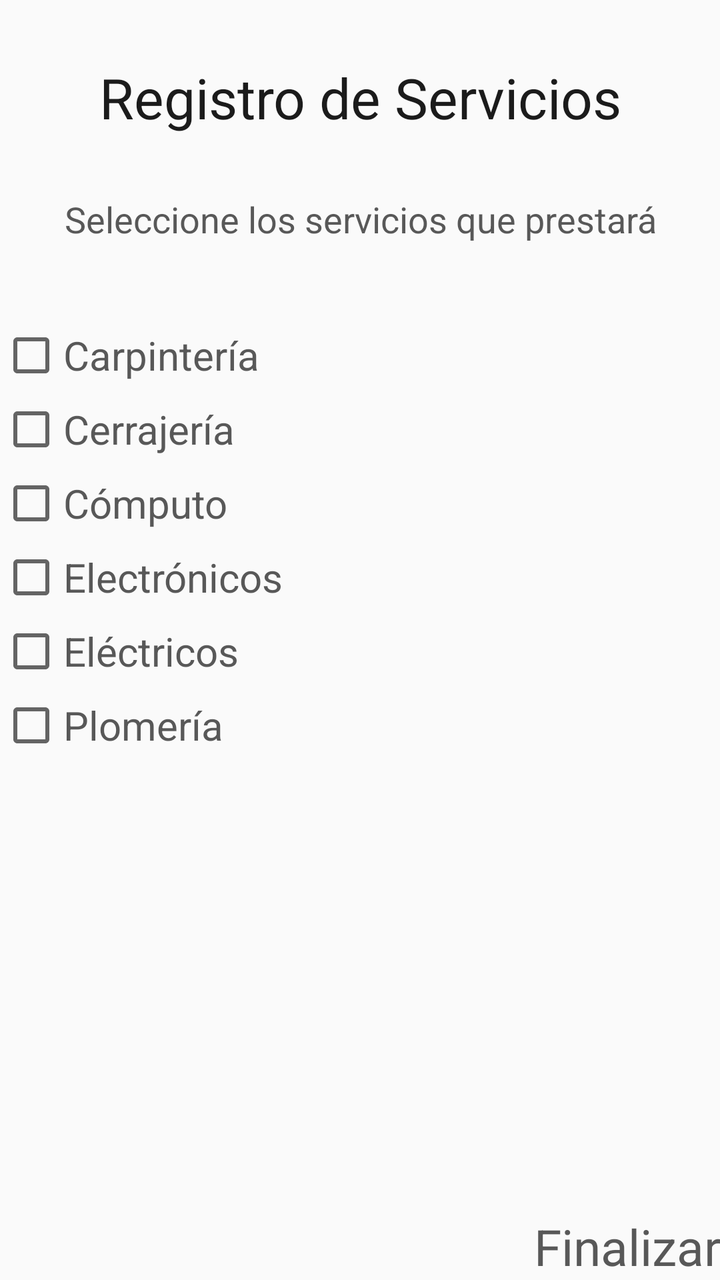
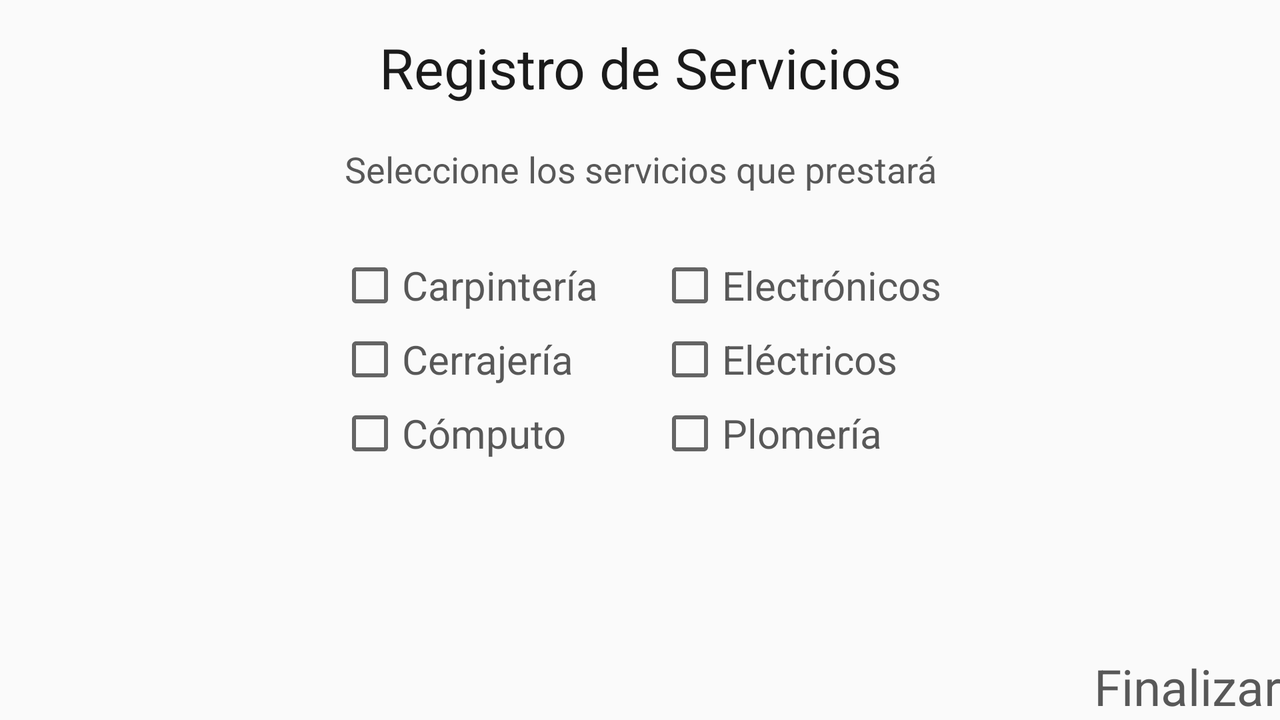

Compare how this app lays out the same screen by default and in its alternative resource folder. The renders come first, then the two layout files and the values they reference.
<!-- AndroidManifest.xml: application theme AppTheme -->
<!-- res/layout/activity_registro_servicios.xml -->
<RelativeLayout xmlns:android="http://schemas.android.com/apk/res/android"
    xmlns:tools="http://schemas.android.com/tools" android:layout_width="match_parent"
    android:layout_height="match_parent" android:paddingLeft="@dimen/activity_horizontal_margin"
    android:paddingRight="@dimen/activity_horizontal_margin"
    android:paddingTop="@dimen/activity_vertical_margin"
    android:paddingBottom="@dimen/activity_vertical_margin"
    tools:context="com.electiva.juan.homerepair.RegistroServicios">

    <LinearLayout
        android:layout_width="fill_parent"
        android:layout_height="fill_parent"
        android:orientation="vertical">

    <LinearLayout
        android:layout_width="match_parent"
        android:layout_height="wrap_content"
        android:orientation="horizontal">

        <TextView android:text="@string/txt_Regis_Servicios"
            android:layout_width="match_parent"
            android:layout_height="wrap_content"
            android:textColor="@color/title"
            android:textSize="28sp"
            android:gravity="center_horizontal"
            android:layout_marginTop="30dp" />
    </LinearLayout>

    <LinearLayout
        android:layout_width="match_parent"
        android:layout_height="wrap_content"
        android:orientation="horizontal">

        <TextView android:text="@string/txt_selec_Reg_serv"
            android:layout_width="match_parent"
            android:layout_height="wrap_content"
            android:textColor="@color/text"
            android:textSize="18sp"
            android:layout_marginTop="30dp"
            android:gravity="center"/>
    </LinearLayout>

    <LinearLayout
        android:layout_width="match_parent"
        android:layout_height="wrap_content"
        android:orientation="vertical">

        <CheckBox android:id="@+id/chkCarp"
            android:layout_width="fill_parent"
            android:layout_height="wrap_content"
            android:hint="@string/txt_carpinteria"
            android:textColorHint="@color/text"
            android:layout_marginTop="40dp"
            android:textSize="20sp"
            android:inputType="text"
            android:onClick="onCheckboxClicked"/>


        <CheckBox android:id="@+id/chkCerra"
            android:layout_width="fill_parent"
            android:layout_height="wrap_content"
            android:hint="@string/txt_cerrajeria"
            android:textColorHint="@color/text"
            android:layout_marginTop="5dp"
            android:textSize="20sp"
            android:inputType="text"
            android:onClick="onCheckboxClicked"/>


        <CheckBox android:id="@+id/chkComputo"
            android:layout_width="fill_parent"
            android:layout_height="wrap_content"
            android:hint="@string/txt_computo"
            android:textColorHint="@color/text"
            android:layout_marginTop="5dp"
            android:textSize="20sp"
            android:inputType="text"
            android:onClick="onCheckboxClicked"/>


        <CheckBox android:id="@+id/chkElectronico"
            android:layout_width="fill_parent"
            android:layout_height="wrap_content"
            android:hint="@string/txt_electrodo"
            android:textColorHint="@color/text"
            android:layout_marginTop="5dp"
            android:textSize="20sp"
            android:inputType="text"
            android:onClick="onCheckboxClicked"/>


        <CheckBox android:id="@+id/chkElectrico"
            android:layout_width="fill_parent"
            android:layout_height="wrap_content"
            android:hint="@string/txt_electrico"
            android:textColorHint="@color/text"
            android:layout_marginTop="5dp"
            android:textSize="20sp"
            android:inputType="text"
            android:onClick="onCheckboxClicked"/>


        <CheckBox android:id="@+id/chkPlomeria"
            android:layout_width="fill_parent"
            android:layout_height="wrap_content"
            android:hint="@string/txt_plomeria"
            android:textColorHint="@color/text"
            android:layout_marginTop="5dp"
            android:textSize="20sp"
            android:inputType="text"
            android:onClick="onCheckboxClicked"/>

    </LinearLayout>

    </LinearLayout>

    <TextView
        android:layout_width="wrap_content"
        android:layout_height="wrap_content"
        android:text="@string/finish"
        android:layout_alignParentBottom="true"
        android:layout_alignParentRight="true"
        android:textSize="25sp"
        android:textColor="@color/text"
        android:clickable="true"
        android:onClick="createUser"/>

</RelativeLayout>
<!-- resources referenced by this layout -->
<resources>
  <color name="text">#d0333333</color>
  <color name="title">#e9050505</color>
  <string name="finish">Finalizar</string>
  <string name="txt_Regis_Servicios">Registro de Servicios</string>
  <string name="txt_carpinteria">Carpintería</string>
  <string name="txt_cerrajeria">Cerrajería</string>
  <string name="txt_computo">Cómputo</string>
  <string name="txt_electrico">Eléctricos</string>
  <string name="txt_electrodo">Electrónicos</string>
  <string name="txt_plomeria">Plomería</string>
  <string name="txt_selec_Reg_serv">Seleccione los servicios que prestará</string>
  <style name="AppTheme" parent="Theme.AppCompat.Light.DarkActionBar">
          
  
          <item name="colorPrimaryDark">@color/primary_dark</item>
          <item name="colorAccent">@color/accent</item>
          <item name="colorPrimary">@color/primary</item>
  
      </style>
  <color name="primary_dark">#1ea594</color>
  <color name="accent">#19a397</color>
  <color name="primary">#1fb8a7</color>
</resources>
<!-- res/layout-land/activity_registro_servicios.xml (the repository's variant of the layout above) -->
<!-- drawn on the phone turned sideways -->
<RelativeLayout xmlns:android="http://schemas.android.com/apk/res/android"
    xmlns:tools="http://schemas.android.com/tools" android:layout_width="match_parent"
    android:layout_height="match_parent" android:paddingLeft="@dimen/activity_horizontal_margin"
    android:paddingRight="@dimen/activity_horizontal_margin"
    android:paddingTop="@dimen/activity_vertical_margin"
    android:paddingBottom="@dimen/activity_vertical_margin"
    tools:context="com.electiva.juan.homerepair.RegistroServicios">

    <LinearLayout
        android:layout_width="fill_parent"
        android:layout_height="fill_parent"
        android:orientation="vertical">

    <LinearLayout
        android:layout_width="match_parent"
        android:layout_height="wrap_content"
        android:orientation="horizontal">

        <TextView android:text="@string/txt_Regis_Servicios"
            android:layout_width="match_parent"
            android:layout_height="wrap_content"
            android:textColor="@color/title"
            android:textSize="28sp"
            android:gravity="center_horizontal"
            android:layout_marginTop="15dp" />
    </LinearLayout>

    <LinearLayout
        android:layout_width="match_parent"
        android:layout_height="wrap_content"
        android:orientation="horizontal">

        <TextView android:text="@string/txt_selec_Reg_serv"
            android:layout_width="match_parent"
            android:layout_height="wrap_content"
            android:textColor="@color/text"
            android:textSize="18sp"
            android:layout_marginTop="20dp"
            android:gravity="center"/>
    </LinearLayout>

    <LinearLayout
        android:layout_width="wrap_content"
        android:layout_height="wrap_content"
        android:orientation="horizontal"
        android:layout_gravity="center">

    <LinearLayout
        android:layout_width="match_parent"
        android:layout_height="wrap_content"
        android:orientation="vertical">

        <CheckBox android:id="@+id/chkCarp"
            android:layout_width="fill_parent"
            android:layout_height="wrap_content"
            android:hint="@string/txt_carpinteria"
            android:textColorHint="@color/text"
            android:layout_marginTop="30dp"
            android:textSize="20sp"
            android:inputType="text"
            android:onClick="onCheckboxClicked"/>


        <CheckBox android:id="@+id/chkCerra"
            android:layout_width="fill_parent"
            android:layout_height="wrap_content"
            android:hint="@string/txt_cerrajeria"
            android:textColorHint="@color/text"
            android:layout_marginTop="5dp"
            android:textSize="20sp"
            android:inputType="text"
            android:onClick="onCheckboxClicked"/>


        <CheckBox android:id="@+id/chkComputo"
            android:layout_width="fill_parent"
            android:layout_height="wrap_content"
            android:hint="@string/txt_computo"
            android:textColorHint="@color/text"
            android:layout_marginTop="5dp"
            android:textSize="20sp"
            android:inputType="text"
            android:onClick="onCheckboxClicked"/>



        </LinearLayout>

        <LinearLayout
            android:layout_width="match_parent"
            android:layout_height="wrap_content"
            android:orientation="vertical"
            android:layout_marginLeft="30dp">

            <CheckBox android:id="@+id/chkElectronico"
                android:layout_width="fill_parent"
                android:layout_height="wrap_content"
                android:hint="@string/txt_electrodo"
                android:textColorHint="@color/text"
                android:layout_marginTop="30dp"
                android:textSize="20sp"
                android:inputType="text"
                android:onClick="onCheckboxClicked"/>


            <CheckBox android:id="@+id/chkElectrico"
                android:layout_width="fill_parent"
                android:layout_height="wrap_content"
                android:hint="@string/txt_electrico"
                android:textColorHint="@color/text"
                android:layout_marginTop="5dp"
                android:textSize="20sp"
                android:inputType="text"
                android:onClick="onCheckboxClicked"/>


            <CheckBox android:id="@+id/chkPlomeria"
                android:layout_width="fill_parent"
                android:layout_height="wrap_content"
                android:hint="@string/txt_plomeria"
                android:textColorHint="@color/text"
                android:layout_marginTop="5dp"
                android:textSize="20sp"
                android:inputType="text"
                android:onClick="onCheckboxClicked"/>

        </LinearLayout>

        </LinearLayout>

    </LinearLayout>

    <TextView
        android:layout_width="wrap_content"
        android:layout_height="wrap_content"
        android:text="@string/finish"
        android:layout_alignParentBottom="true"
        android:layout_alignParentRight="true"
        android:textSize="25sp"
        android:textColor="@color/text"
        android:clickable="true"
        android:onClick="createUser"/>

</RelativeLayout>
